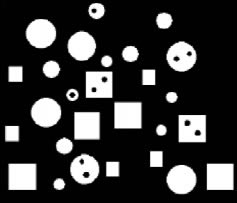
%> input picture img1.jpg, 237 x 203 px
$ octave d11.m   (GNU Octave 9; MATLAB toolbox functions it lacks are replaced by stand-ins)
%> lines starting %> are read from the running program, lines starting %| are printed output that depends on the picture; in (x1, y1, x2, y2) boxes, pixels count from 0 and x2, y2 are one past the last pixel; in counts of white or black regions, pixels touching at a corner belong together; the program's own positions count from 1
close all;
clear all;
clc;

I = imread('img1.jpg');
%> I is the input picture: size 203x237x3 uint8; min 0, max 255, mean 56.9

level = graythresh(I);
%> level = 0.482

I2 = im2bw(I, level);
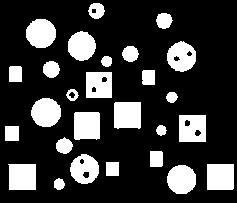
%> I2: size 203x237 logical; 22% white; 27 white regions, largest, box (x1, y1, x2, y2) and area: (74, 112, 100, 140) 706, (114, 102, 141, 129) 705, (8, 164, 36, 190) 703

%Get object count
[L, NUM] = bwlabel(I2, 8);
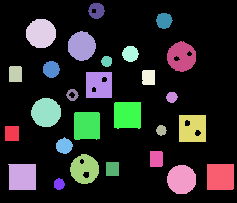
%> L: size 203x237 double; 28 distinct labels, from 0 to 27; one colour per label, 0 black
%> NUM = 27

punchedObj = 0;

disp(sprintf('%d objects detected.\n',NUM));
%| 27 objects detected.

for i=1:NUM

%> (the run ends here)

$ run again, with img2.jpg copied over img1.jpg
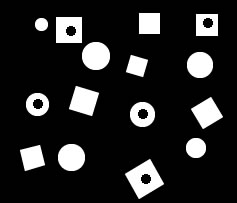
%> input picture img2.jpg, 237 x 203 px
%> I is the input picture: size 203x237x3 uint8; min 0, max 255, mean 38.5
%> level = 0.49
%> `I2 = im2bw(I, level);`:
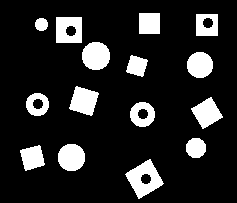
%> I2: size 203x237 logical; 14.8% white; 15 white regions, largest, box (x1, y1, x2, y2) and area: (125, 159, 164, 199) 776, (82, 42, 110, 70) 631, (56, 17, 82, 43) 596
%> `[L, NUM] = bwlabel(I2, 8);`:
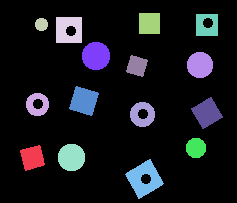
%> L: size 203x237 double; 16 distinct labels, from 0 to 15; one colour per label, 0 black
%> NUM = 15
%| 15 objects detected.
